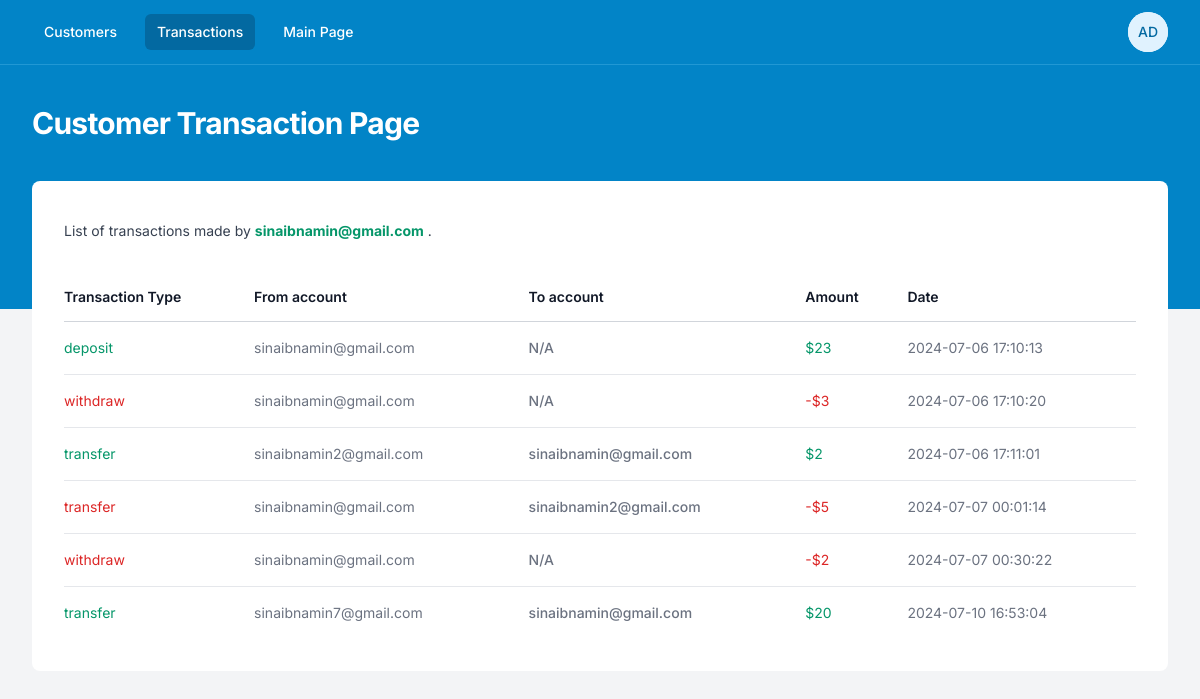
/assignment4/admin/customer_transactions.php?customer_email=sinaibnamin@gmail.com (signed in), run on the app's committed database.
### tables this page shows
CREATE TABLE transactions (
    id INTEGER PRIMARY KEY AUTOINCREMENT,
    type TEXT NOT NULL,
    from_account_email TEXT NOT NULL,
    to_account_email TEXT,
    amount REAL NOT NULL,
    timestamp DATETIME NOT NULL
);

### test/module2_1/ep1/autoload.php (called while the page is built, shortened)
<?php
spl_autoload_register( function($className){
    $baseDir = 'app/classes/';
});

### assignment4/app/Controller/BaseController.php (called while the page is built, shortened)
<?php
class BaseController {
    public function __construct($db) {
        $this->db = $db;
    }
}

### assignment4/app/Controller/CustomerController.php (called while the page is built, shortened)
<?php
class CustomerController extends BaseController{
    public function customerAllTransaction($query_email = '') {
        if ($query_email !== '') {
            $customer_email = $query_email;
          } else {
            $customer_email = $_SESSION['customer_email'];
          }
        $stmt = $this->db->prepare("SELECT * FROM transactions WHERE (from_account_email = :from_account_email OR to_account_email = :to_account_email)");
        $stmt->bindValue(':from_account_email', $customer_email, SQLITE3_TEXT);
        $stmt->bindValue(':to_account_email', $customer_email, SQLITE3_TEXT);
        $result = $stmt->execute();
        $transactions = [];
        while ($row = $result->fetchArray(SQLITE3_ASSOC)) {
            if($row['type'] == 'deposit'){
                $row['color'] = 'green';
                $row['currency_sign'] = '$';
            }
            if($row['type'] == 'withdraw'){
                $row['color'] = 'red';
                $row['currency_sign'] = '-$';
            }
            if($row['type'] == 'transfer' && $row['from_account_email'] == $customer_email){
                $row['color'] = 'red';
                $row['currency_sign'] = '-$';
            }
            if($row['type'] == 'transfer' && $row['to_account_email'] == $customer_email){
                $row['color'] = 'green';
                $row['currency_sign'] = '$';
            }
            $transactions[] = $row;
        }
        return $transactions;
    }
}
?>

### assignment4/admin/customer_transactions.php (the view, shortened to what this page needs)
<?php
$customer_query_email = $_GET['customer_email'];
include 'header.php';
$customer = new CustomerController($db);
?>
  <div class="px-4 sm:px-6 lg:px-8">
    <div class="sm:flex sm:items-center">
      <div class="sm:flex-auto">
        <p class="mt-2 text-sm text-gray-700">
          List of transactions made by <b class="text-emerald-600"><?= $customer_query_email ?></b> .
        </p>
      </div>
    </div>
    <div class="mt-8 flow-root">
      <div class="-mx-4 -my-2 overflow-x-auto sm:-mx-6 lg:-mx-8">
        <div
          class="inline-block min-w-full py-2 align-middle sm:px-6 lg:px-8">
          <table class="min-w-full divide-y divide-gray-300">
            <thead>
              <tr>
                <th
                  scope="col"
                  class="whitespace-nowrap py-3.5 pl-4 pr-3 text-left text-sm font-semibold text-gray-900 sm:pl-0">
                  Transaction Type
                </th>
                <th
                  scope="col"
                  class="whitespace-nowrap py-3.5 pl-4 pr-3 text-left text-sm font-semibold text-gray-900 sm:pl-0">
                  From account
                </th>
                <th
                  scope="col"
                  class="whitespace-nowrap px-2 py-3.5 text-left text-sm font-semibold text-gray-900">
                  To account
                </th>
                <th
                  scope="col"
                  class="whitespace-nowrap px-2 py-3.5 text-left text-sm font-semibold text-gray-900">
                  Amount
                </th>
                <th
                  scope="col"
                  class="whitespace-nowrap px-2 py-3.5 text-left text-sm font-semibold text-gray-900">
                  Date
                </th>
              </tr>
            </thead>
            <?php
            $red_class = "text-red-600";
            $green_class = "text-emerald-600";
            ?>
            <tbody class="divide-y divide-gray-200 bg-white">
              <?php foreach($customer->customerAllTransaction($customer_query_email) as $transaction): ?>
              <tr>
                <td
                  class="whitespace-nowrap py-4 pl-4 pr-3 text-sm sm:pl-0 <?= $transaction['color'] == 'red' ? $red_class : $green_class; ?>">
                  <?= $transaction['type']; ?>
                </td>
                <td
                  class="whitespace-nowrap py-4 pl-4 pr-3 text-sm text-gray-500 sm:pl-0">
                  <?= $transaction['from_account_email']; ?>
                </td>
                <td
                  class="whitespace-nowrap px-2 py-4 text-sm font-medium text-gray-500">
                  <?= $transaction['to_account_email'] ?? 'N/A'; ?>
                </td>
                <td
                  class="whitespace-nowrap px-2 py-4 text-sm <?= $transaction['color'] == 'red' ? $red_class : $green_class; ?>">
                  <?= $transaction['currency_sign'] . $transaction['amount']; ?>
                </td>
                <td
                  class="whitespace-nowrap px-2 py-4 text-sm text-gray-500">
                  <?= $transaction['timestamp']; ?>
                </td>
              </tr>
              <?php endforeach; ?>
            </tbody>
          </table>
        </div>
      </div>
    </div>
  </div>
<?php
include 'footer.php';
?>

### assignment4/admin/header.php (style rules this page uses)
* { font-family: 'Inter', system-ui, -apple-system, BlinkMacSystemFont, 'Segoe UI', Roboto, Oxygen, Ubuntu, Cantarell, 'Open Sans', 'Helvetica Neue', sans-serif; }

### data on the page
transactions: type "deposit", from_account_email "sinaibnamin@gmail.com", to_account_email "N/A", currency_sign "$", amount "23", timestamp "2024-07-06 17:10:13"
transactions: type "withdraw", from_account_email "sinaibnamin@gmail.com", to_account_email "N/A", currency_sign "-$", amount "3", timestamp "2024-07-06 17:10:20"
transactions: type "transfer", from_account_email "sinaibnamin2@gmail.com", to_account_email "sinaibnamin@gmail.com", currency_sign "$", amount "2", timestamp "2024-07-06 17:11:01"
transactions: type "transfer", from_account_email "sinaibnamin@gmail.com", to_account_email "sinaibnamin2@gmail.com", currency_sign "-$", amount "5", timestamp "2024-07-07 00:01:14"
transactions: type "withdraw", from_account_email "sinaibnamin@gmail.com", to_account_email "N/A", currency_sign "-$", amount "2", timestamp "2024-07-07 00:30:22"
transactions: type "transfer", from_account_email "sinaibnamin7@gmail.com", to_account_email "sinaibnamin@gmail.com", currency_sign "$", amount "20", timestamp "2024-07-10 16:53:04"

### other printed values
$page_title "Customer Transaction Page"
$customer_query_email "sinaibnamin@gmail.com"
